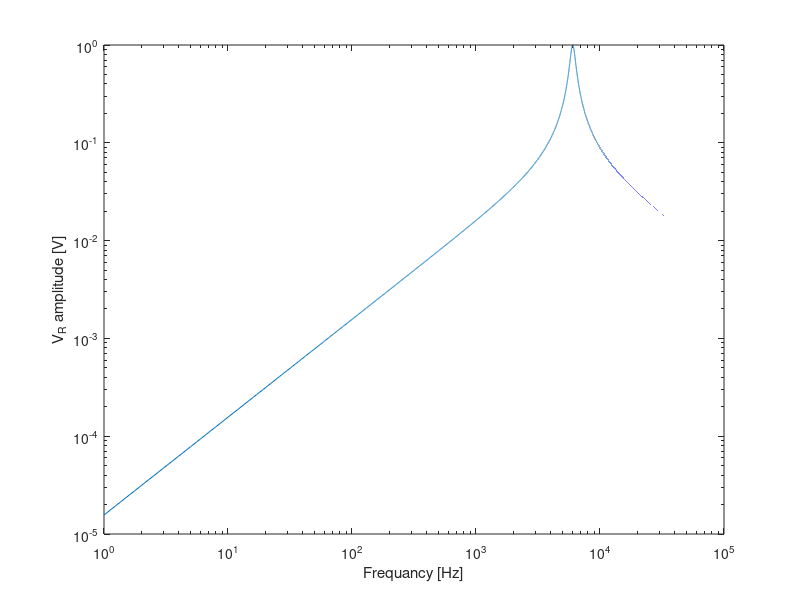
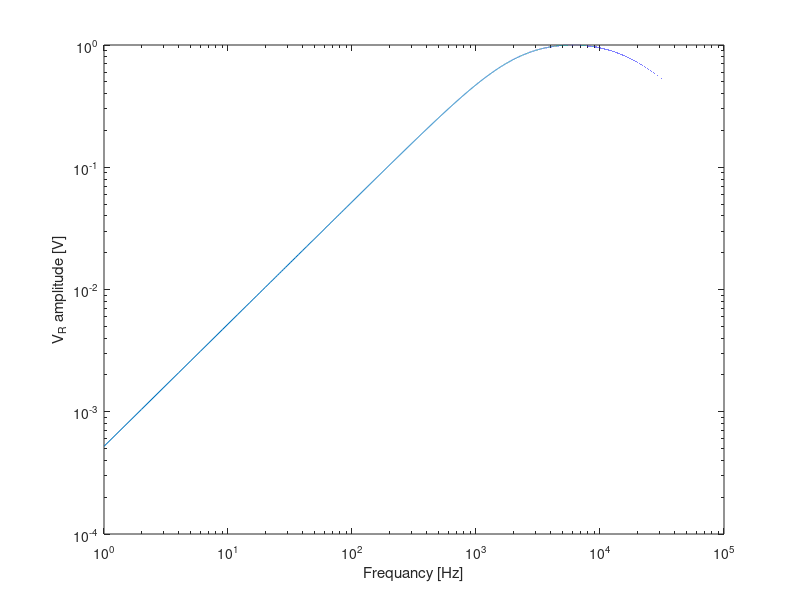
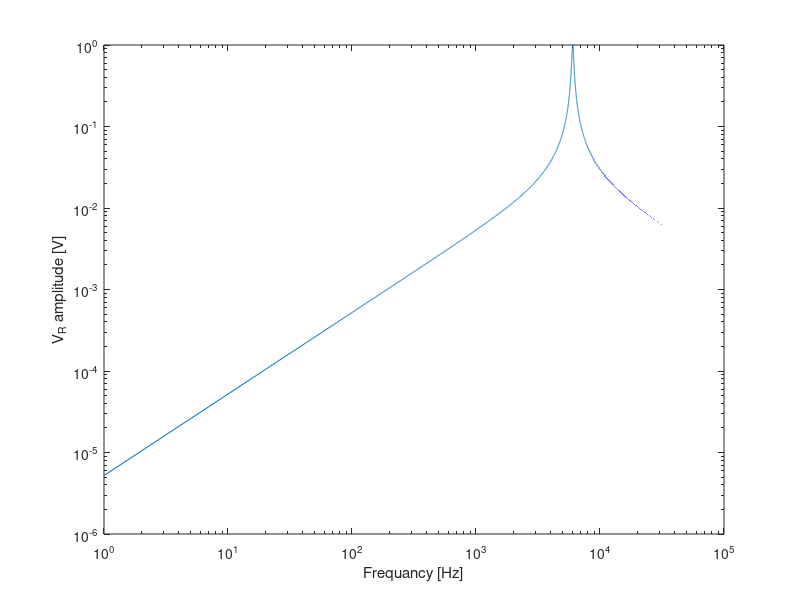
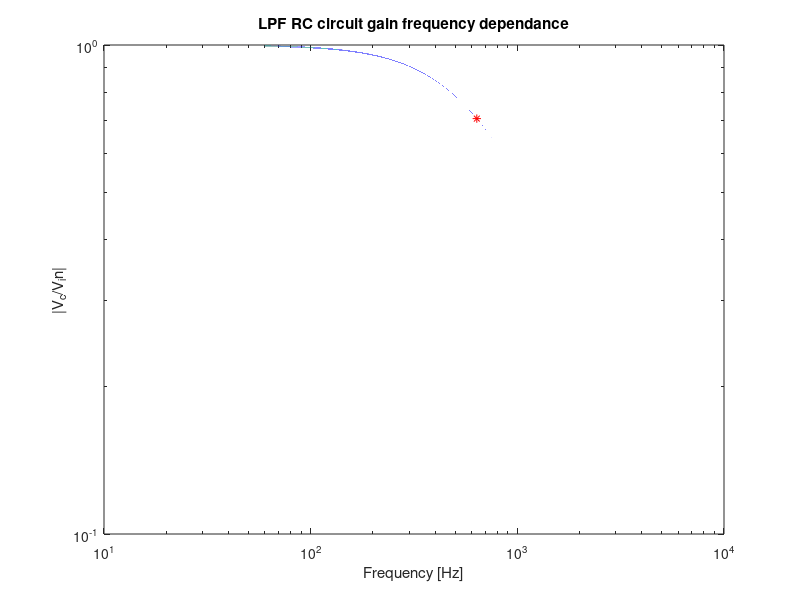

MATLAB code to generate these figures, in order:
%% EX4.1_a
% parameters
w=600*pi;
R=800; %[OHM]
L=0.3;%[H]
C=10^-6; %[F]
V_in=3*sqrt(2)*exp(-pi*j/2);
Z_C=1/(j*w*C);
Z_L=j*w*L;
Z_R=R;

V_R=(Z_R/(Z_R+Z_L+Z_C))*V_in; %Phasor of VR
V_L=(Z_L/(Z_R+Z_L+Z_C))*V_in; %Phasor of VL
V_C=(Z_C/(Z_R+Z_L+Z_C))*V_in; %Phasor of VC

disp(abs(V_R)); %The amplitude of VR
disp(angle(V_R)); %The phase of VR
disp(abs(V_L));
disp(angle(V_L));
disp(abs(V_C));
disp(angle(V_C));

%% EX4.1_c
% parameters
V_0=3*sqrt(2); %V
f=[30:1:3000]; %Hz
w=2*pi*f; %rad/sec

V_R_amp=V_0*R./sqrt((w*L-1./(w*C)).^2+R^2);
loglog(f,V_R_amp);
xlabel('Frequancy [Hz]');
ylabel('V_R amplitude [V]');
xlim([30 3000]);

%% EX4.2_a
clear all
% parameters
R=300; %[OHM]
L=84*10^-3;%[H]
C=8.3*10^-9; %[F]

f=[0:1:100000]; %Hz
w=2*pi*f; %rad/sec

amp=R./sqrt((w*L-1./(w*C)).^2+R^2); %amp of Vr/Vin
loglog(f,amp);
xlabel('Frequancy [Hz]');
ylabel('V_R amplitude [V]');

a=find(amp==max(amp));
disp(f(a));


%% EX4.2_c
% parameters
R_1=10000; %[OHM]
R_2=100; %[OHM]

amp_1=R_1./sqrt((w*L-1./(w*C)).^2+R_1^2); %amp of Vr/Vin
figure
loglog(f,amp_1);
xlabel('Frequancy [Hz]');
ylabel('V_R amplitude [V]');

amp_2=R_2./sqrt((w*L-1./(w*C)).^2+R_2^2); %amp of Vr/Vin
figure
loglog(f,amp_2);
xlabel('Frequancy [Hz]');
ylabel('V_R amplitude [V]');

%% EX4.3_c
% parameters
R = 500; %[ohm]
C = 0.5*10^-6; %[F]
f = 60:0.01:6000; %[Hz]
% Defining the LPF and HPF Gains
LPF_G = 1./(sqrt(1+R^2*(2*pi*f).^2*C^2));
HPF_G = R*2*pi*f*C./(sqrt(1+R^2*(2*pi*f).^2*C^2));
% Plotting the Gains vs the frequency in logarithmic scale of both circuits
% LPF:
figure;
loglog(f,LPF_G);
xlabel('Frequency [Hz]');
ylabel('|V_c/V_in|')
title('LPF RC circuit gain frequency dependance')
% adding the "Knee frequency" using the data from 3.b
hold on 
loglog(1/(2*pi*R*C),1./(sqrt(1+R^2*(2*pi*1/(2*pi*R*C)).^2*C^2)),'*r');

% HPF:
figure;
loglog(f,HPF_G);
xlabel('Frequency [Hz]');
ylabel('|V_R/V_in|')
title('HPF RC circuit gain frequency dependance')
% adding the "Knee frequency" using the data from 3.b
hold on 
loglog(1/(2*pi*R*C),1./(sqrt(1+R^2*(2*pi*1/(2*pi*R*C)).^2*C^2)),'*r');
